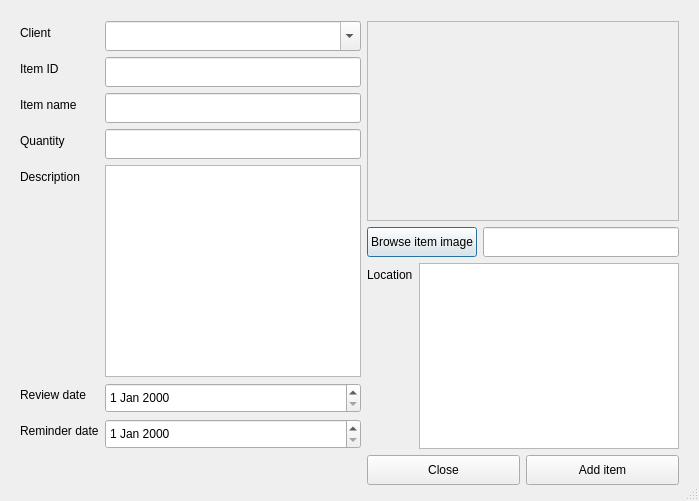
<?xml version="1.0" encoding="UTF-8"?>
<ui version="4.0">
 <class>NewCustodyItem</class>
 <widget class="QDialog" name="NewCustodyItem">
  <property name="geometry">
   <rect>
    <x>0</x>
    <y>0</y>
    <width>699</width>
    <height>501</height>
   </rect>
  </property>
  <property name="font">
   <font>
    <family>Segoe UI</family>
    <pointsize>9</pointsize>
   </font>
  </property>
  <property name="windowTitle">
   <string>New custody item</string>
  </property>
  <property name="sizeGripEnabled">
   <bool>true</bool>
  </property>
  <property name="modal">
   <bool>true</bool>
  </property>
  <widget class="QWidget" name="">
   <property name="geometry">
    <rect>
     <x>20</x>
     <y>21</y>
     <width>659</width>
     <height>464</height>
    </rect>
   </property>
   <layout class="QGridLayout" name="gridLayout">
    <item row="0" column="0">
     <layout class="QFormLayout" name="formLayout">
      <item row="0" column="0">
       <widget class="QLabel" name="label">
        <property name="text">
         <string>Client</string>
        </property>
       </widget>
      </item>
      <item row="0" column="1">
       <widget class="QComboBox" name="comboBox_client">
        <property name="minimumSize">
         <size>
          <width>0</width>
          <height>30</height>
         </size>
        </property>
        <property name="maximumSize">
         <size>
          <width>16777215</width>
          <height>30</height>
         </size>
        </property>
        <property name="editable">
         <bool>true</bool>
        </property>
       </widget>
      </item>
      <item row="1" column="0">
       <widget class="QLabel" name="label_7">
        <property name="text">
         <string>Item ID</string>
        </property>
       </widget>
      </item>
      <item row="1" column="1">
       <widget class="QLineEdit" name="lineEdit_id">
        <property name="minimumSize">
         <size>
          <width>0</width>
          <height>30</height>
         </size>
        </property>
        <property name="maximumSize">
         <size>
          <width>16777215</width>
          <height>30</height>
         </size>
        </property>
       </widget>
      </item>
      <item row="2" column="0">
       <widget class="QLabel" name="label_2">
        <property name="text">
         <string>Item name</string>
        </property>
       </widget>
      </item>
      <item row="2" column="1">
       <widget class="QLineEdit" name="lineEdit_name">
        <property name="minimumSize">
         <size>
          <width>0</width>
          <height>30</height>
         </size>
        </property>
        <property name="maximumSize">
         <size>
          <width>16777215</width>
          <height>30</height>
         </size>
        </property>
       </widget>
      </item>
      <item row="3" column="0">
       <widget class="QLabel" name="label_8">
        <property name="text">
         <string>Quantity</string>
        </property>
       </widget>
      </item>
      <item row="3" column="1">
       <widget class="QLineEdit" name="lineEdit_qty">
        <property name="minimumSize">
         <size>
          <width>0</width>
          <height>30</height>
         </size>
        </property>
        <property name="maximumSize">
         <size>
          <width>16777215</width>
          <height>30</height>
         </size>
        </property>
       </widget>
      </item>
      <item row="4" column="0">
       <widget class="QLabel" name="label_3">
        <property name="text">
         <string>Description</string>
        </property>
       </widget>
      </item>
      <item row="4" column="1">
       <widget class="QPlainTextEdit" name="plainTextEdit_desc"/>
      </item>
      <item row="5" column="0">
       <widget class="QLabel" name="label_4">
        <property name="text">
         <string>Review date</string>
        </property>
       </widget>
      </item>
      <item row="5" column="1">
       <widget class="QDateEdit" name="dateEdit_rev">
        <property name="minimumSize">
         <size>
          <width>0</width>
          <height>30</height>
         </size>
        </property>
        <property name="maximumSize">
         <size>
          <width>16777215</width>
          <height>30</height>
         </size>
        </property>
       </widget>
      </item>
      <item row="6" column="0">
       <widget class="QLabel" name="label_5">
        <property name="text">
         <string>Reminder date</string>
        </property>
       </widget>
      </item>
      <item row="6" column="1">
       <widget class="QDateEdit" name="dateEdit_rem">
        <property name="minimumSize">
         <size>
          <width>0</width>
          <height>30</height>
         </size>
        </property>
        <property name="maximumSize">
         <size>
          <width>16777215</width>
          <height>30</height>
         </size>
        </property>
       </widget>
      </item>
     </layout>
    </item>
    <item row="0" column="1">
     <layout class="QFormLayout" name="formLayout_2">
      <item row="0" column="0" colspan="2">
       <widget class="QFrame" name="frame_img">
        <property name="minimumSize">
         <size>
          <width>0</width>
          <height>200</height>
         </size>
        </property>
        <property name="frameShape">
         <enum>QFrame::StyledPanel</enum>
        </property>
        <property name="frameShadow">
         <enum>QFrame::Raised</enum>
        </property>
       </widget>
      </item>
      <item row="1" column="0" colspan="2">
       <layout class="QHBoxLayout" name="horizontalLayout_2">
        <item>
         <widget class="QPushButton" name="pushButton_browse">
          <property name="minimumSize">
           <size>
            <width>0</width>
            <height>30</height>
           </size>
          </property>
          <property name="maximumSize">
           <size>
            <width>16777215</width>
            <height>30</height>
           </size>
          </property>
          <property name="text">
           <string>Browse item image</string>
          </property>
         </widget>
        </item>
        <item>
         <widget class="QLineEdit" name="lineEdit_imgPath">
          <property name="minimumSize">
           <size>
            <width>0</width>
            <height>30</height>
           </size>
          </property>
          <property name="maximumSize">
           <size>
            <width>16777215</width>
            <height>30</height>
           </size>
          </property>
         </widget>
        </item>
       </layout>
      </item>
      <item row="2" column="0">
       <widget class="QLabel" name="label_6">
        <property name="text">
         <string>Location</string>
        </property>
       </widget>
      </item>
      <item row="2" column="1">
       <widget class="QPlainTextEdit" name="plainTextEdit_location"/>
      </item>
     </layout>
    </item>
    <item row="1" column="1">
     <layout class="QHBoxLayout" name="horizontalLayout">
      <item>
       <widget class="QPushButton" name="pushButton_close">
        <property name="minimumSize">
         <size>
          <width>0</width>
          <height>30</height>
         </size>
        </property>
        <property name="maximumSize">
         <size>
          <width>16777215</width>
          <height>30</height>
         </size>
        </property>
        <property name="text">
         <string>Close</string>
        </property>
       </widget>
      </item>
      <item>
       <widget class="QPushButton" name="pushButton_save">
        <property name="minimumSize">
         <size>
          <width>0</width>
          <height>30</height>
         </size>
        </property>
        <property name="maximumSize">
         <size>
          <width>16777215</width>
          <height>30</height>
         </size>
        </property>
        <property name="text">
         <string>Add item</string>
        </property>
       </widget>
      </item>
     </layout>
    </item>
   </layout>
  </widget>
 </widget>
 <resources/>
 <connections/>
</ui>
